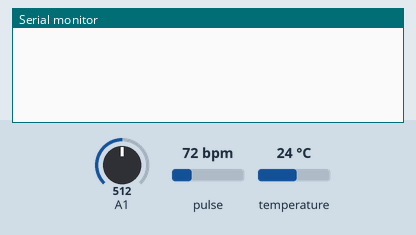
This sketch was run on a simulated Arduino Uno, built with avr-gcc and run on an emulated ATmega328P. Shown: the last lines printed to the serial monitor. Inputs (shaded band) come from the test bench; at power-on: pulse 72 bpm, temperature 24 °C, A1 = 512.

Above: at 1.5 s.
1.6 s: pulse set to 42 bpm
At 2.5 s:
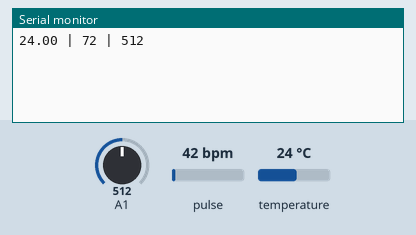
3.1 s: temperature set to 12 °C
At 3.9 s:
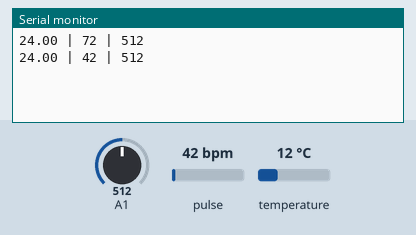
4.6 s: A1 set to 560
At 5.2 s:
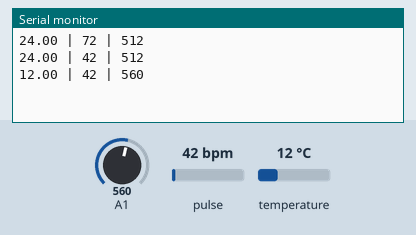
6.1 s: pulse set to 70 bpm
At 6.5 s:
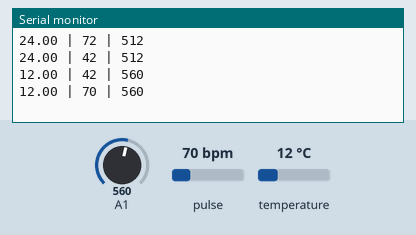
7.6 s: temperature set to 19 °C
At 8.8 s:
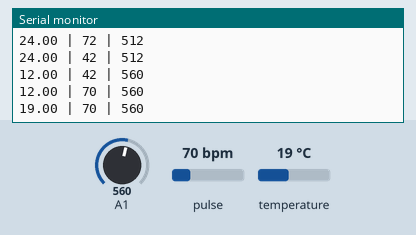
9.1 s: A1 set to 540
At 10.4 s:
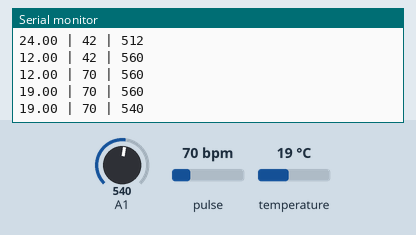
Timing chart, 0 to 11.6 s (numbered marks = the images above; inputs shaded):
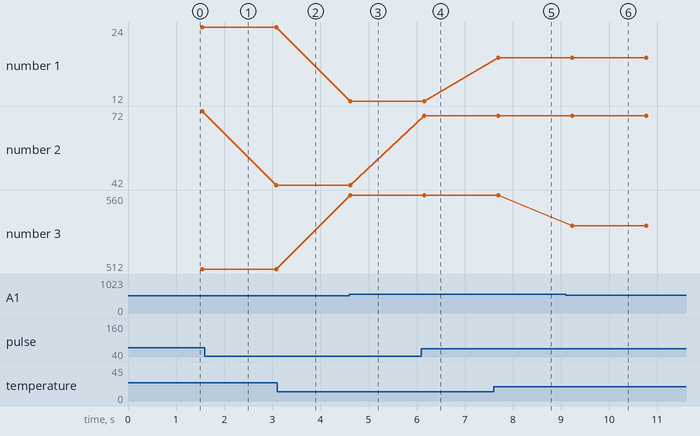

Measured:
- after the input at 4.6 s, the serial monitor: prints a new line at once (image 3)
- after the input at 6.1 s, the serial monitor: prints a new line after 0.06 s (image 4)
- after the input at 7.6 s, the serial monitor: prints a new line after 0.09 s (image 5)
- after the input at 9.1 s, the serial monitor: prints a new line after 0.13 s (image 6)
- plotted number 1: 12 → 19 after the input at 7.6 s
- plotted number 2: 72 → 42 after the input at 1.6 s, 42 → 70 after the input at 6.1 s
- plotted number 3: 512 → 560 after the input at 4.6 s, 560 → 540 after the input at 9.1 s

The sketch:

tempPulseGsr.ino
```cpp
#include <OneWire.h>
#include <DallasTemperature.h>
#define USE_ARDUINO_INTERRUPTS true    // Set-up low-level interrupts for most acurate BPM math.
#include <PulseSensorPlayground.h>     // Includes the PulseSensorPlayground Library.
#define ONE_WIRE_BUS 2

const int PulseWire = A0;      // PulseSensor PURPLE WIRE connected to ANALOG PIN 0
int Threshold = 550;           // Determine which Signal to "count as a beat" and which to ignore.
                               // Use the "Gettting Started Project" to fine-tune Threshold Value beyond default setting.
                               // Otherwise leave the default "550" value.

PulseSensorPlayground pulseSensor;  // Creates an instance of the PulseSensorPlayground object called "pulseSensor"

// Setup a oneWire instance to communicate with any OneWire devices
// (not just Maxim/Dallas temperature ICs)
OneWire oneWire(ONE_WIRE_BUS);
// Pass our oneWire reference to Dallas Temperature.
DallasTemperature sensors(&oneWire);

void setup(void)
{
  // start serial port
  Serial.begin(115200);
  // Configure the PulseSensor object, by assigning our variables to it.
  pulseSensor.analogInput(PulseWire);
  pulseSensor.setThreshold(Threshold);
  if (pulseSensor.begin()) {
  }
  // Start up the library
  sensors.begin();
}


void loop(void)
{
  sensors.requestTemperatures(); // Send the command to get temperatures
  int a=analogRead(1);

  int myBPM = pulseSensor.getBeatsPerMinute();
  if (pulseSensor.sawStartOfBeat()) {
     Serial.print(sensors.getTempCByIndex(0));
     Serial.print(" | ");
     Serial.print(myBPM);
     Serial.print(" | ");
     Serial.println(a);
    }
    delay(10);
}
```
